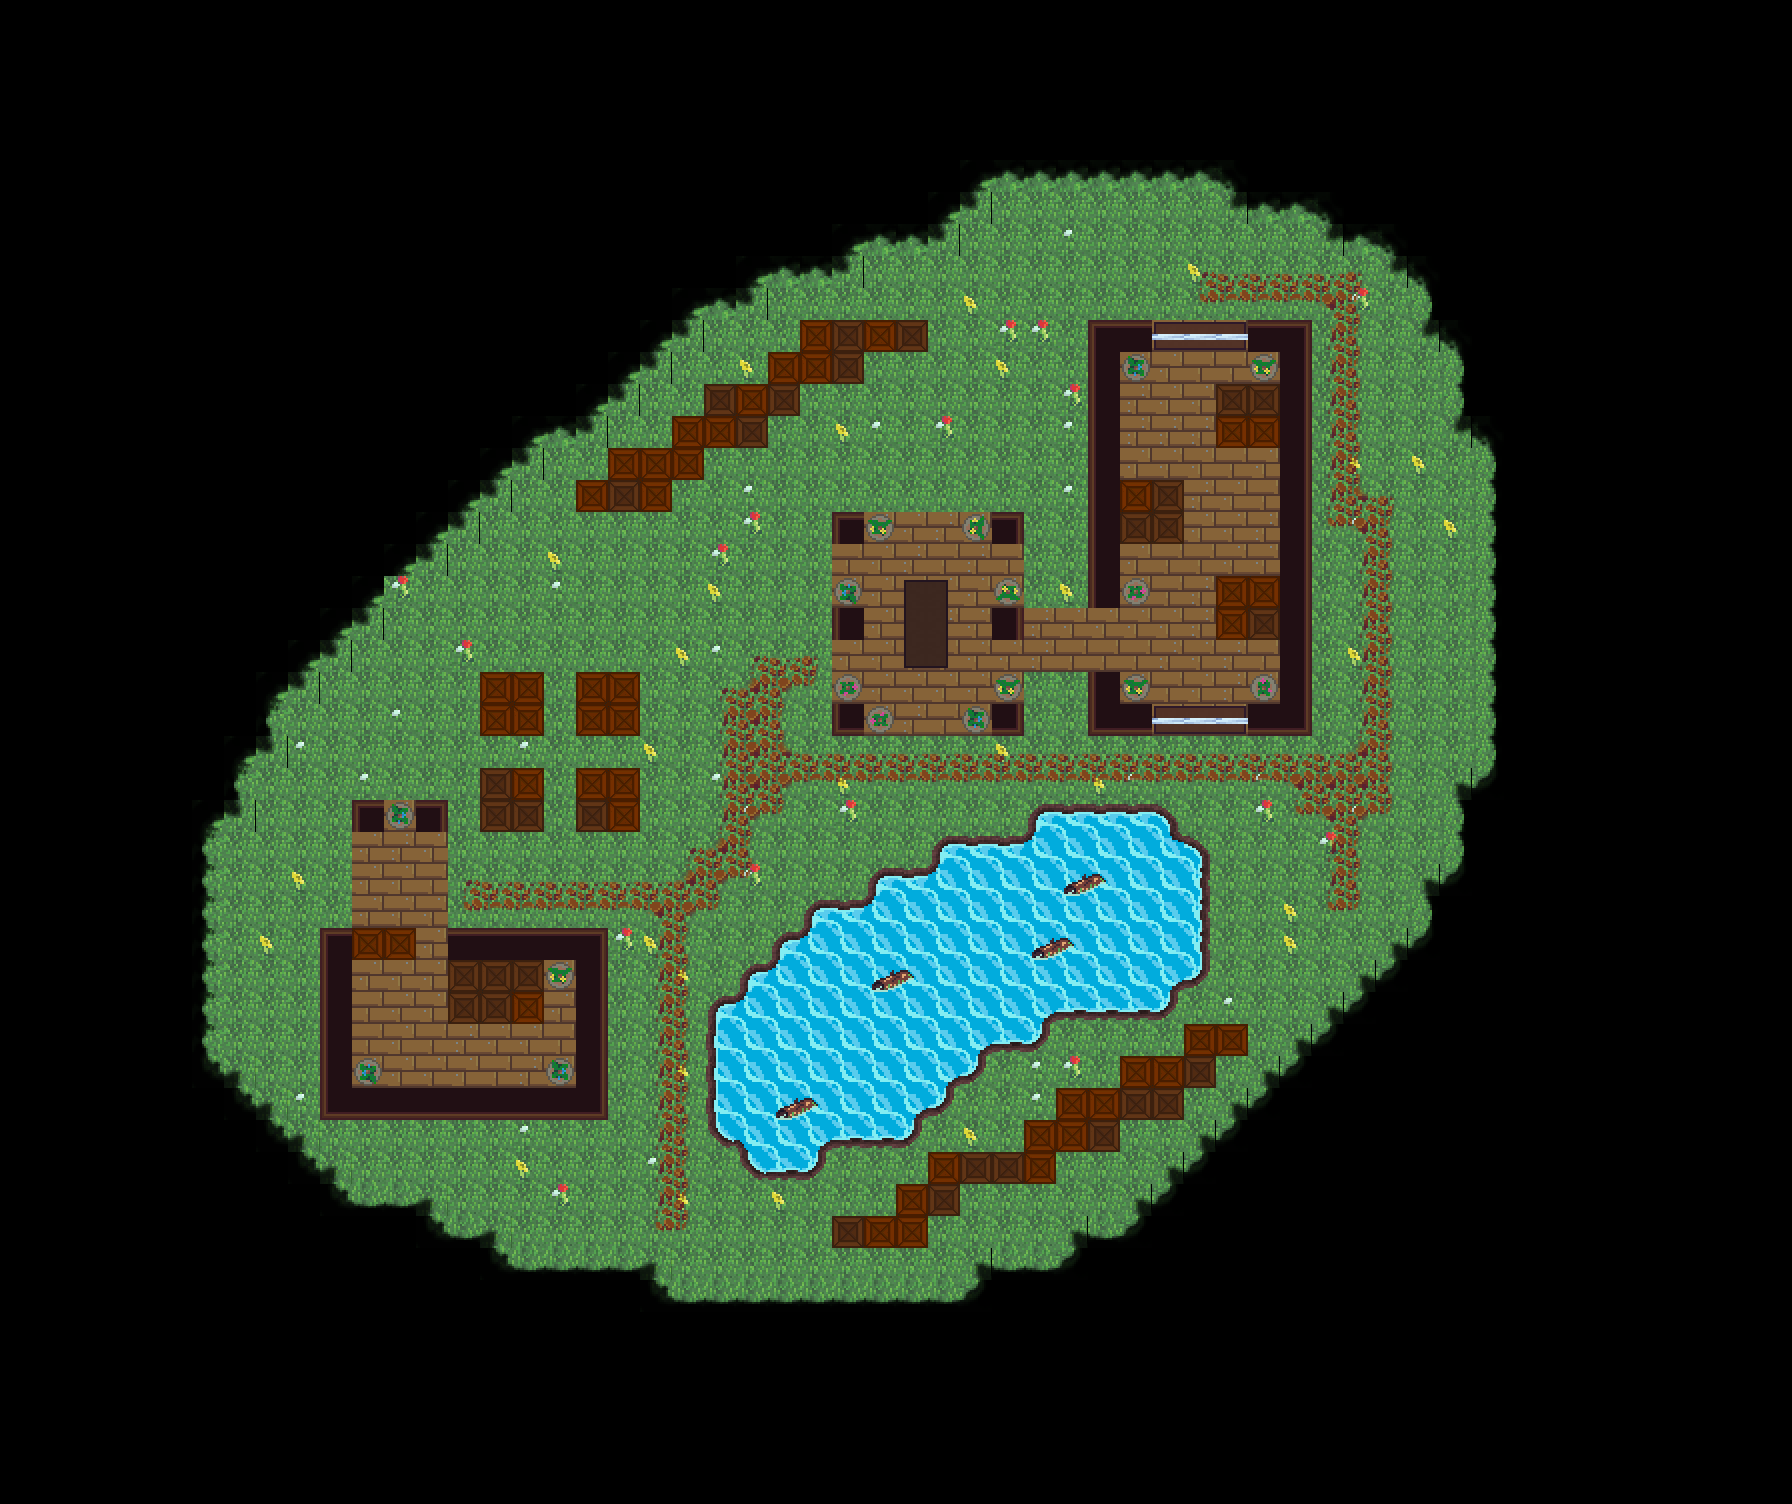

Below is a game level as drawn by its tile map, then a one-line description and the .tmx that defines it (tile-layer data replaced by summaries):
An orthogonal 56x47 tile map with 32x32 px tiles, 6 tile layers (floor, fall, floor2, water, ...), 2 tilesets and 4 objects (player0, player1, player2, player3).

<map version="1.0" tiledversion="1.0.3" orientation="orthogonal" renderorder="right-down" width="56" height="47" tilewidth="32" tileheight="32" nextobjectid="5">
 <properties>
  <property name="SongName" value="island" />
 </properties>
 <tileset firstgid="1" source="Tiles.tsx" />
 <tileset firstgid="1025" source="Tiles.tsx" />
 <layer name="floor" width="56" height="47">
  <data>[2632 cells, 1118 non-empty, 16 distinct tile ids]</data>
 </layer>
 <layer name="fall" width="56" height="47">
  <data>[2632 cells, 1514 non-empty, 1 distinct tile ids]</data>
 </layer>
 <layer name="floor2" width="56" height="47">
  <data>[2632 cells, 328 non-empty, 17 distinct tile ids]</data>
 </layer>
 <objectgroup name="Player">
  <object id="1" name="Player 1" type="player0" x="736" y="480" width="32" height="32">
   <properties>
    <property name="angle" type="float" value="0" />
   </properties>
   <ellipse />
  </object>
  <object id="2" name="Player 2" type="player1" x="1184" y="384" width="32" height="32">
   <properties>
    <property name="angle" type="float" value="0" />
   </properties>
   <ellipse />
  </object>
  <object id="3" name="Player 3" type="player2" x="1248" y="864" width="32" height="32">
   <properties>
    <property name="angle" type="float" value="0" />
   </properties>
   <ellipse />
  </object>
  <object id="4" name="Player 4" type="player3" x="544" y="1152" width="32" height="32">
   <properties>
    <property name="angle" type="float" value="0" />
   </properties>
   <ellipse />
  </object>
 </objectgroup>
 <layer name="water" width="56" height="47">
  <data>[2632 cells, 132 non-empty, 22 distinct tile ids]</data>
 </layer>
 <layer name="unbreakable" width="56" height="47">
  <data>[2632 cells, 59 non-empty, 8 distinct tile ids]</data>
 </layer>
 <layer name="breakable" width="56" height="47">
  <data>[2632 cells, 107 non-empty, 13 distinct tile ids]</data>
 </layer>
</map>
